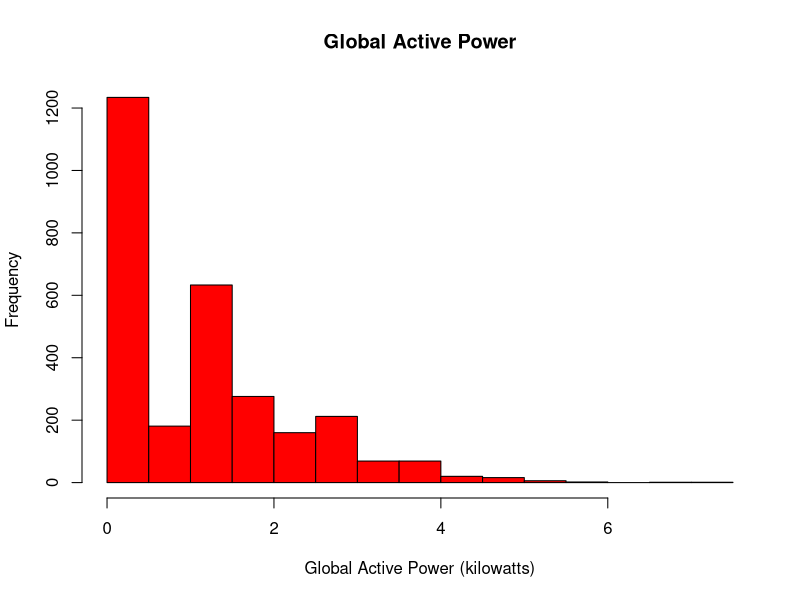

The R source for this figure:
setwd("~/Exploratory.Data.Analysis/code/Assignment.1/ExData_Plotting1/")

data <- read.csv("data/household.power.subset.csv")

par(bg=NA) # Make background transparent.

hist(data$Global_active_power, 
     xlab="Global Active Power (kilowatts)", 
     main="Global Active Power",
     font=10, col="red")
dev.copy(png, file="plot1.png", width=480, height=480)
dev.off()
